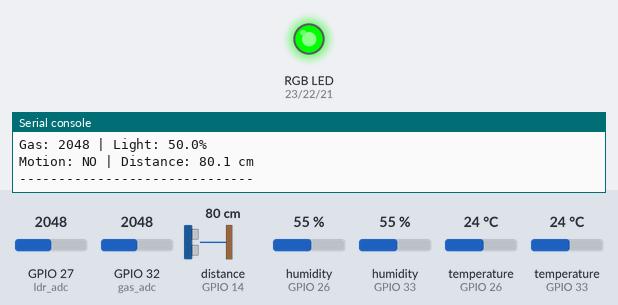
Bench run of a program on a simulated ESP32 board running MicroPython. Shown: an RGB LED mixed from three pins (HIGH = lit), the last lines printed to the serial console. Wiring (from the project's diagram.json): PIR motion sensor on GPIO 2, RGB LED B on GPIO 21, RGB LED G on GPIO 22, RGB LED R on GPIO 23, DHT22 sensor on GPIO 26, gas sensor on GPIO 32, DHT22 sensor on GPIO 33. The inputs (shaded band) are chosen by the test bench; at power-on: temperature (sensors on GPIO 26, GPIO 33) 24 °C, GPIO 27 (ldr_adc) = 2048, GPIO 32 (gas_adc) = 2048, distance to the obstacle (sensor on GPIO 14) 80 cm, humidity (sensors on GPIO 26, GPIO 33) 55 % (analog values on the 0–4095 scale). The echo pulse lasts 58.3 µs per cm; the clock reads 2024-03-15 10:24:30 at power-on unless the program sets it; pins used as bus, display or sensor lines are not drawn.

Above: at 1.2 s.
1.3 s: temperature (sensor on GPIO 26) set to 20.6 °C
5.3 s: temperature (sensor on GPIO 26) set to 19.2 °C
At 7.5 s:
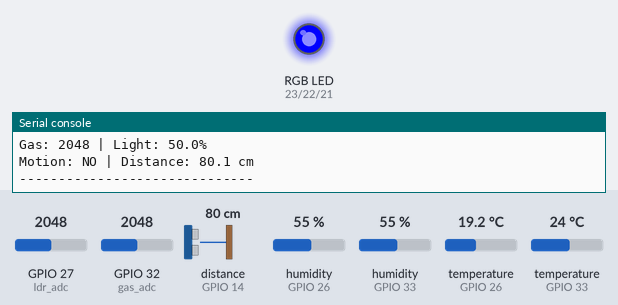
9.3 s: temperature (sensor on GPIO 26) set to 28 °C
At 13.4 s:
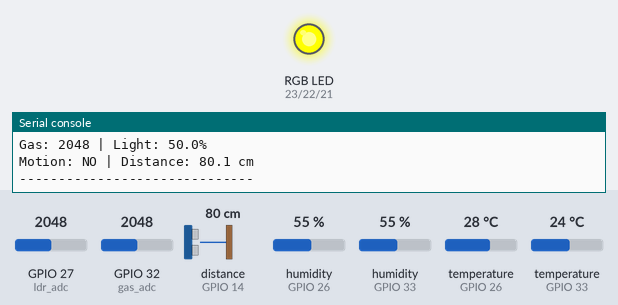
13.7 s: temperature (sensor on GPIO 26) set to 29.7 °C
17.7 s: temperature (sensor on GPIO 26) set to 30.4 °C
At 19.7 s:
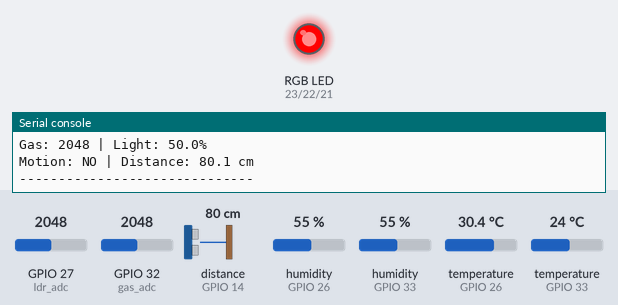
21.7 s: temperature (sensor on GPIO 26) set to 12 °C
At 25.9 s:
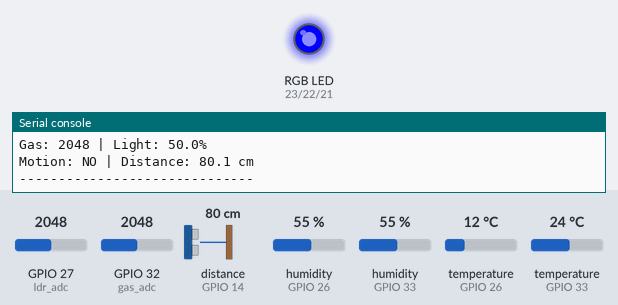
Timing chart, 0 to 26.9 s (numbered marks = the images above; inputs shaded):
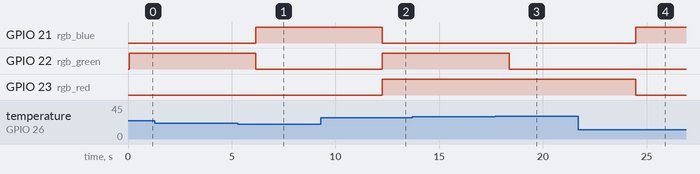

The program:

hardware_test.py
```python
from machine import Pin, ADC
import dht
import time

# Pin definitions
RGB_RED_PIN = 23
RGB_GREEN_PIN = 22
RGB_BLUE_PIN = 21
DHT1_PIN = 33
DHT2_PIN = 26
GAS_PIN = 32
ULTRASONIC_TRIG_PIN = 12
ULTRASONIC_ECHO_PIN = 14
PIR_PIN = 2
LDR_PIN = 27

# Setting up Analog Sensors with Attenuation
gas_adc = ADC(Pin(GAS_PIN))
gas_adc.atten(ADC.ATTN_11DB)

ldr_adc = ADC(Pin(LDR_PIN))
ldr_adc.atten(ADC.ATTN_11DB)

# Setting up Digital Sensors
pir_sensor = Pin(PIR_PIN, Pin.IN)
ultrasonic_trig = Pin(ULTRASONIC_TRIG_PIN, Pin.OUT)
ultrasonic_echo = Pin(ULTRASONIC_ECHO_PIN, Pin.IN)
dht1 = dht.DHT22(Pin(DHT1_PIN))
dht2 = dht.DHT22(Pin(DHT2_PIN))

# Setting up RGB LED
rgb_red = Pin(RGB_RED_PIN, Pin.OUT)
rgb_blue = Pin(RGB_BLUE_PIN, Pin.OUT)
rgb_green = Pin(RGB_GREEN_PIN, Pin.OUT)

def read_ultrasonic_distance():
    '''Read distance from ultrasonic sensor'''
    try:
        # Sending trigger pulse
        ultrasonic_trig.value(0)
        time.sleep_us(2)
        ultrasonic_trig.value(1)
        time.sleep_us(10)
        ultrasonic_trig.value(0)

        # Wait for echo and measure
        while ultrasonic_echo.value() == 0:
            pass
        start = time.ticks_us()

        while ultrasonic_echo.value() == 1:
            pass
        end = time.ticks_us()

        # Calculate distance
        duration = time.ticks_diff(end, start)
        distance = (duration * 0.0343) / 2
        return round(distance, 1)
    except:
        return 0.0

def set_rgb_color(red: int, green: int, blue: int) -> None:
    ''''Set RGB LED Color (0 - LOW and 1 - HIGH)'''
    rgb_red.value(red)
    rgb_green.value(green)
    rgb_blue.value(blue)

def read_sensors() -> dict:
    '''Read Sensor Data'''
    data = {}

    # Read Analog sensors
    data['Gas'] = gas_adc.read()
    data['Light'] = round((ldr_adc.read() / 4095) * 100, 1)

    # Read Digital sensors
    data['Motion'] = bool(pir_sensor.value())
    data['Distance'] = read_ultrasonic_distance()

    # Read DHT22 sensors
    try:
        dht1.measure()
        data['DHT1_Temp'] = dht1.temperature()
        data['DHT1_Humidity'] = dht1.humidity()
    except:
        data['DHT1_Temp'], data['DHT1_Humidity'] = 0.0, 0.0

    try:
        dht2.measure()
        data['DHT2_Temp'] = dht2.temperature()
        data['DHT2_Humidity'] = dht2.humidity()
    except:
        data['DHT2_Temp'], data['DHT1_Humidity'] = 0.0, 0.0

    return data

def print_sensor_readings(data: dict) -> None:
    '''Print Sensor Readings'''

    print("-" * 30)
    print(f'Timestamp: {time.time()}\n')

    if data['DHT1_Temp'] != 0.0:
        print("[DHT1]")
        print(f"Temp: {data['DHT1_Temp']}°C - Humidity: {data['DHT1_Humidity']}%\n")
    else:
        print("DHT1: Error")

    if data['DHT2_Temp'] != 0.0:
        print("[DHT2]")
        print(f"Temp: {data['DHT2_Temp']}°C - Humidity: {data['DHT2_Humidity']}%\n")
    else:
        print("DHT2: Error")

    print(f"Gas: {data['Gas']} | Light: {data['Light']}%")
    print(f"Motion: {'YES' if data['Motion'] else 'NO'} | Distance: {data['Distance']} cm")
    print("-" * 30)

def glow_LED(data: dict) -> None:
    '''Update LED based on DHT22 #2 Temperature'''

    if data['DHT2_Temp'] == 0.0:
        set_rgb_color(1, 0, 1)
    elif data['DHT2_Temp'] < 20:
        set_rgb_color(0, 0, 1)
    elif data['DHT2_Temp'] > 30:
        set_rgb_color(1, 0, 0)
    elif data['DHT2_Temp'] > 25:
        set_rgb_color(1, 1, 0)
    else:
        set_rgb_color(0, 1, 0)


print("Initializing...")

if __name__ == '__main__':
    try:
        while True:
            data: dict = read_sensors()
            print_sensor_readings(data)
            glow_LED(data)
            time.sleep(3)

    except KeyboardInterrupt:
        print("Stopped!")
        set_rgb_color(0, 0, 0)
```

Measured:
- the behaviour switches between 20 and 19.9 °C on temperature (sensor on GPIO 26) (found by bisection; images 0 and 1)
- the behaviour switches between 30 and 30.1 °C on temperature (sensor on GPIO 26) (found by bisection; images 2 and 3)
- after the input at 5.3 s, GPIO 21 (rgb_blue): LOW → HIGH after 0.86 s; GPIO 22 (rgb_green): HIGH → LOW after 0.86 s
- after the input at 9.3 s, GPIO 21 (rgb_blue): HIGH → LOW after 3.0 s; GPIO 22 (rgb_green), GPIO 23 (rgb_red): LOW → HIGH after 3.0 s
- after the input at 17.7 s, GPIO 22 (rgb_green): HIGH → LOW after 0.68 s
- after the input at 21.7 s, GPIO 21 (rgb_blue): LOW → HIGH after 2.8 s; GPIO 23 (rgb_red): HIGH → LOW after 2.8 s
